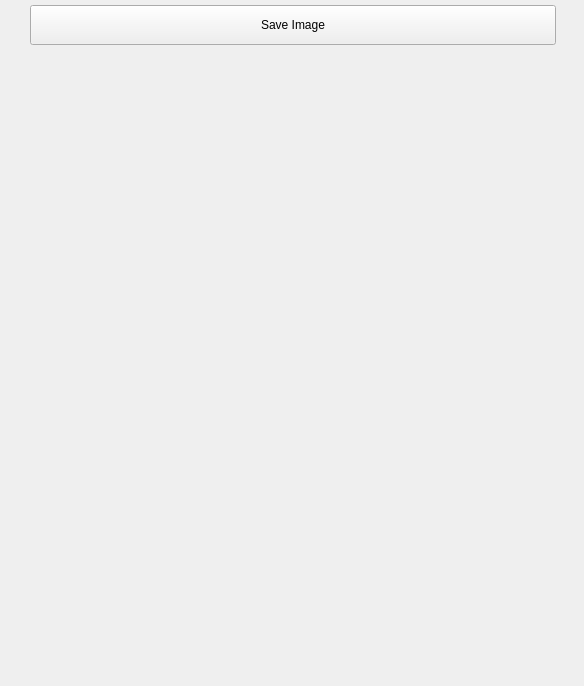
<?xml version="1.0" encoding="UTF-8"?>
<ui version="4.0">
 <class>Form</class>
 <widget class="QWidget" name="Form">
  <property name="geometry">
   <rect>
    <x>0</x>
    <y>0</y>
    <width>584</width>
    <height>686</height>
   </rect>
  </property>
  <property name="windowTitle">
   <string>Similarity Map</string>
  </property>
  <widget class="QLabel" name="uiSimilMapLabel">
   <property name="geometry">
    <rect>
     <x>15</x>
     <y>110</y>
     <width>550</width>
     <height>550</height>
    </rect>
   </property>
   <property name="text">
    <string/>
   </property>
  </widget>
  <widget class="QWidget" name="layoutWidget">
   <property name="geometry">
    <rect>
     <x>30</x>
     <y>5</y>
     <width>526</width>
     <height>80</height>
    </rect>
   </property>
   <layout class="QVBoxLayout" name="verticalLayout">
    <item>
     <widget class="QPushButton" name="uiSaveButton">
      <property name="minimumSize">
       <size>
        <width>0</width>
        <height>40</height>
       </size>
      </property>
      <property name="text">
       <string>Save Image</string>
      </property>
     </widget>
    </item>
    <item>
     <widget class="QLabel" name="uiLabel">
      <property name="font">
       <font>
        <pointsize>12</pointsize>
       </font>
      </property>
      <property name="text">
       <string/>
      </property>
      <property name="alignment">
       <set>Qt::AlignLeading|Qt::AlignLeft|Qt::AlignVCenter</set>
      </property>
     </widget>
    </item>
   </layout>
  </widget>
 </widget>
 <resources/>
 <connections>
  <connection>
   <sender>uiSaveButton</sender>
   <signal>clicked()</signal>
   <receiver>Form</receiver>
   <slot>save_image()</slot>
   <hints>
    <hint type="sourcelabel">
     <x>251</x>
     <y>48</y>
    </hint>
    <hint type="destinationlabel">
     <x>249</x>
     <y>2</y>
    </hint>
   </hints>
  </connection>
 </connections>
 <slots>
  <slot>save_image()</slot>
 </slots>
</ui>
